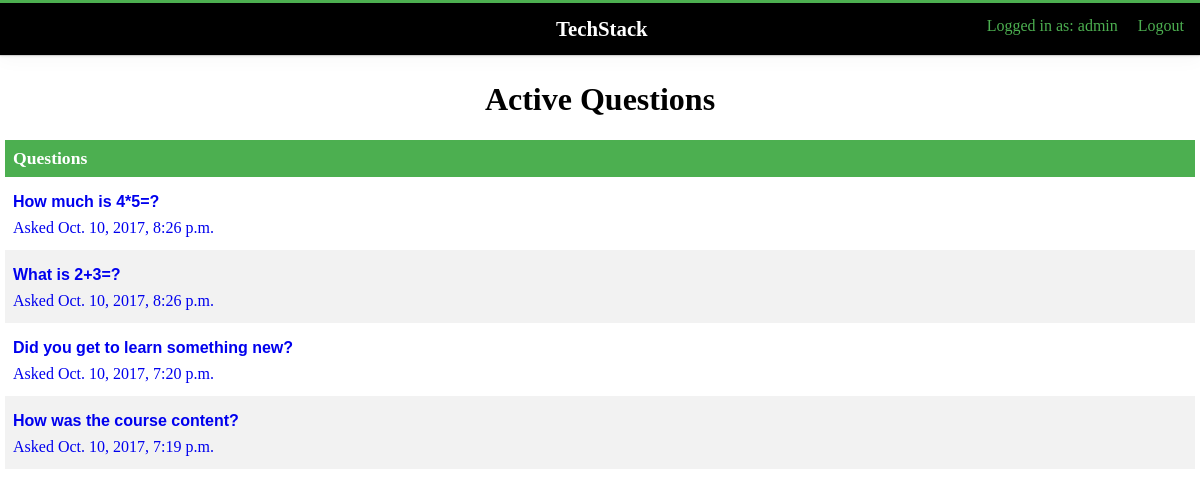
The app's page / (signed in) with its own data.
### polls/models.py (models this page shows, shortened)
class Question(models.Model):
    question_text = models.CharField(max_length=200)
    pub_date = models.DateTimeField('date published')

### polls/views.py (the view)
# urls.py: url(r'^$', views.index, name='index'),
def index(request):
	print(request.user)
	if not request.user.is_authenticated:
		messages.error(request, 'Please login first to view the questions!')
		return HttpResponseRedirect('/polls/login/')
	else:
		print("ajhsb")
		latest_question_list = Question.objects.order_by('-pub_date')
		context = {'latest_question_list': latest_question_list}
		return render(request, 'polls/index.html', context)

### polls/templates/polls/index.html (shortened to what this page needs)
{% load static %}
<!DOCTYPE html>
<html>
  <head>
  	<link rel="stylesheet" href="{% static 'common.css' %}" type="text/css">
  	<link rel="stylesheet" href="{% static 'questions.css' %}" type="text/css">
  </head>
  <body>
  		<ul class="navbar">
		  <li class="heading"><a>TechStack</a></li>
		  <li style="float:right"><span>Logged in as: {{ request.user.username }}</span> <a class="active" href="/polls/logout">Logout</a></li>
		</ul>
		 <div class="questions-container">
	   		{% if latest_question_list %}
	   			<h1>Active Questions</h1>
	   			<table class="listing">
	   				<thead>
	   					<tr class="heading">
	   						<th>
	   							Questions
	   						</th>
	   					</tr>
	   				</thead>
	   				<tbody>
	   					{% for question in latest_question_list %}
	   					<tr class="questions">
	   						<td>
	   							<a href="{% url 'polls:detail' question.id %}">
									<h4>{{ question.question_text }}</h4>
									<p>Asked {{question.pub_date}}</p>
								</a>
	   						</td>
	   					</tr>
	   					{% endfor %}
	   				</tbody>
	   			</table>
			{% else %}
			    <p>No polls are available.</p>
			{% endif %}
		</div>
  </body>
</html>

### polls/static/common.css (style rules this page uses)
body { margin:0; }
ul.navbar { list-style-type: none; margin: 0; padding: 0; overflow: hidden; background-color: #000; border-top: 3px solid #4CAF50; box-shadow: 0 1px 0 rgba(12,13,14,0.1), 0 1px 3px rgba(12,13,14,0.1), 0 4px 20px rgba(12,13,14,0.035), 0 1px 1px rgba(12,13,14,0.025); }
ul.navbar li { float: left; color: #4CAF50; }
ul.navbar li a { display: inline-block; text-align: center; padding: 14px 16px; text-decoration: none; color: #4CAF50; }
ul.navbar li.heading { margin-left: 35%; font-size: 1.2em; cursor: pointer; }
ul.navbar li.heading a { color:#fff; font-weight: bold; font-size: 1.3rem; }

### polls/static/questions.css (style rules this page uses)
h1 { text-align: center; }
.questions-container { padding: 5px; }
table { border-collapse: collapse; width: 100%; }
th, td { text-align: left; padding: 8px; }
tr:nth-child(even) { background-color: #f2f2f2 }
th { background-color: #4CAF50; color: white; font-size: 1.1em; }
h4 { font: bold 16px/1.5 Helvetica, Verdana, sans-serif; margin: 5px 0 5px 0; }
.listing a { text-decoration: none; }
.listing a h4, .listing a p { margin: 5px 0 5px 0; }
ul.navbar li.heading { margin-left: 45%; }

### records on screen
Question: question_text "How much is 4*5=?", pub_date "Oct. 10, 2017, 8:26 p.m."
Question: question_text "What is 2+3=?", pub_date "Oct. 10, 2017, 8:26 p.m."
Question: question_text "Did you get to learn something new?", pub_date "Oct. 10, 2017, 7:20 p.m."
Question: question_text "How was the course content?", pub_date "Oct. 10, 2017, 7:19 p.m."

### other values on screen
{{ request.user.username }} "admin"
